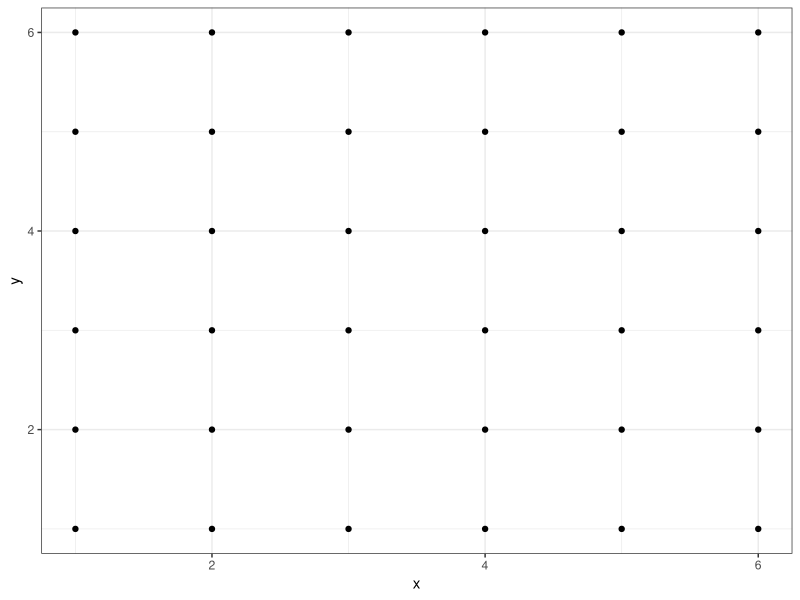

Source code (R):
## ---- chunk 1
#| warning: false
#| message: false

library(tidyverse)

## ---- chunk 2
#| fig-height: 3
#| fig-width: 3
#| echo: false
#| fig-align: center
expand_grid(x = 1:6, y = 1:6) |> 
  ggplot(aes(x = x, y = y)) + 
  geom_point() +
  theme_bw()
